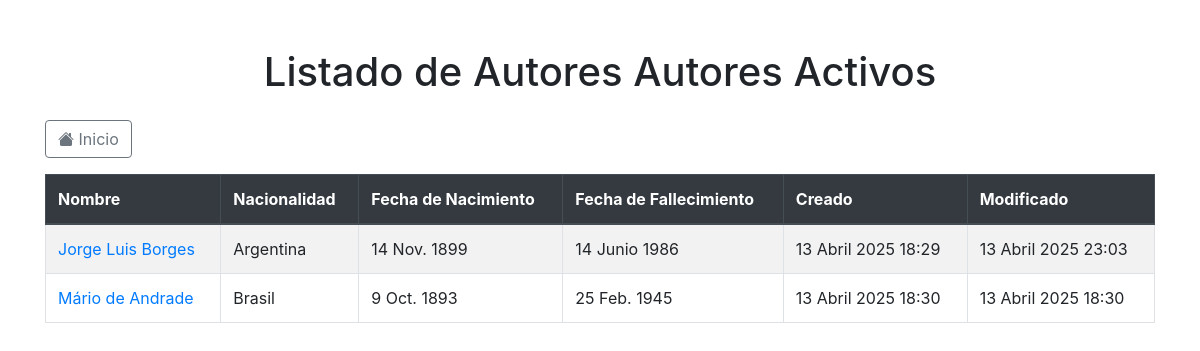
Page /activos/ on the earlier database version.
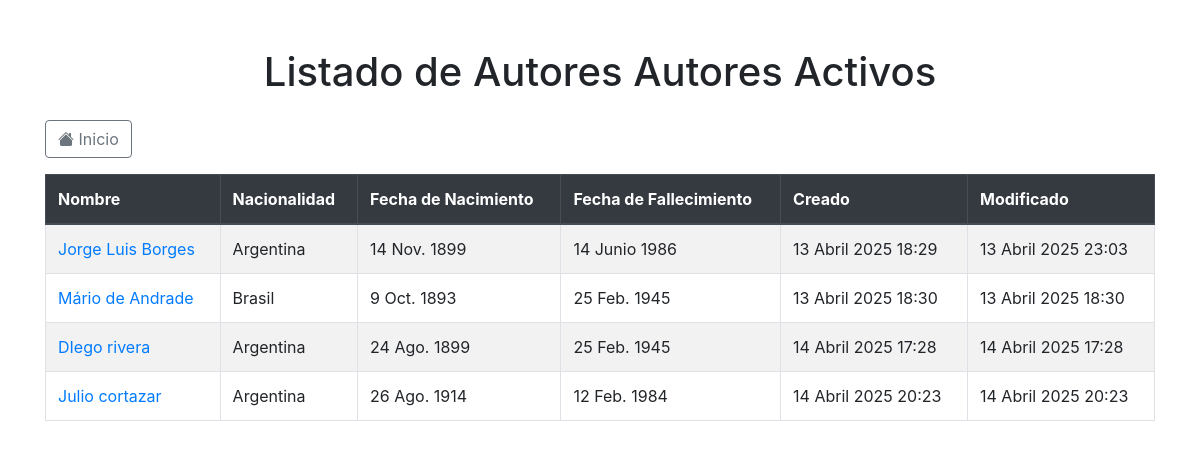
Same page on the later database version.
### app_autores/models.py (models this page shows, shortened)
class Autor(models.Model):
    NACIONALIDADES_AUTORES = [
        ('ARG', 'Argentina'),
        ('BRA', 'Brasil'),
        ('BOL', 'Bolivia'),
        ('CHI', 'Chile'),
        ('URU', 'Uruguay'),
    ]
    nombre = models.CharField(max_length=100)
    nacionalidad = models.CharField(max_length=3, choices=NACIONALIDADES_AUTORES)
    fecha_nacimiento = models.DateField()
    fecha_fallecimiento = models.DateField(null=True, blank=True)
    activo = models.BooleanField(default=True)
    creado = models.DateTimeField(auto_now_add=True)
    modificado = models.DateTimeField(auto_now=True)
    class Meta:
        verbose_name = "Autor"
        verbose_name_plural = "Autores"

### app_autores/views.py (the view)
# urls.py: path('activos/', views.lista_autores_activos, name='lista_activos'),
def lista_autores_activos(request):
        autores = Autor.objects.filter(activo=True)
        return render(request, 'app_autores/lista_autores.html', {
            'autores': autores,
            'titulo': 'Autores Activos'
        })

### templates/app_autores/lista_autores.html (shortened to what this page needs)
<!DOCTYPE html>
<html lang="es">
<head>
    <link href="https://stackpath.bootstrapcdn.com/bootstrap/4.5.2/css/bootstrap.min.css" rel="stylesheet">
    <link rel="stylesheet" href="https://cdn.jsdelivr.net/npm/bootstrap-icons@1.10.5/font/bootstrap-icons.css">
</head>
<body>
    <div class="container mt-5">
        <h1 class="mb-4 text-center">Listado de Autores {{ titulo|title }}</h1>
        <div class="mb-3">
            <a href="/autores/" class="btn btn-outline-secondary">
                <i class="bi bi-house-fill"></i> Inicio
            </a>
        </div>
        <table class="table table-bordered table-striped">
            <thead class="thead-dark">
                <tr>
                    <th>Nombre</th>
                    <th>Nacionalidad</th>
                    <th>Fecha de Nacimiento</th>
                    <th>Fecha de Fallecimiento</th>
                    <th>Creado</th>
                    <th>Modificado</th>
                </tr>
            </thead>
            <tbody>
                {% for autor in autores %}
                    <tr>
                        <td>
                            <a href="{% url 'app_autores:detalle_autor' autor.id %}">
                                {{ autor.nombre }}
                            </a>
                        </td>
                        <td>{{ autor.get_nacionalidad_display }}</td>
                        <td>{{ autor.fecha_nacimiento }}</td>
                        <td>{{ autor.fecha_fallecimiento|default:"-" }}</td>
                        <td>{{ autor.creado }}</td>
                        <td>{{ autor.modificado }}</td>
                    </tr>
                {% empty %}
                    <tr>
                        <td colspan="6" class="text-center">No hay autores {{ titulo }}.</td>
                    </tr>
                {% endfor %}
            </tbody>
        </table>
    </div>
</body>
</html>

Differences in the rows shown:
added Autor: nombre "DIego rivera", nacionalidad "Argentina", fecha_nacimiento "24 Ago. 1899", fecha_fallecimiento "25 Feb. 1945", creado "14 Abril 2025 17:28", modificado "14 Abril 2025 17:28"
added Autor: nombre "Julio cortazar", nacionalidad "Argentina", fecha_nacimiento "26 Ago. 1914", fecha_fallecimiento "12 Feb. 1984", creado "14 Abril 2025 20:23", modificado "14 Abril 2025 20:23"
